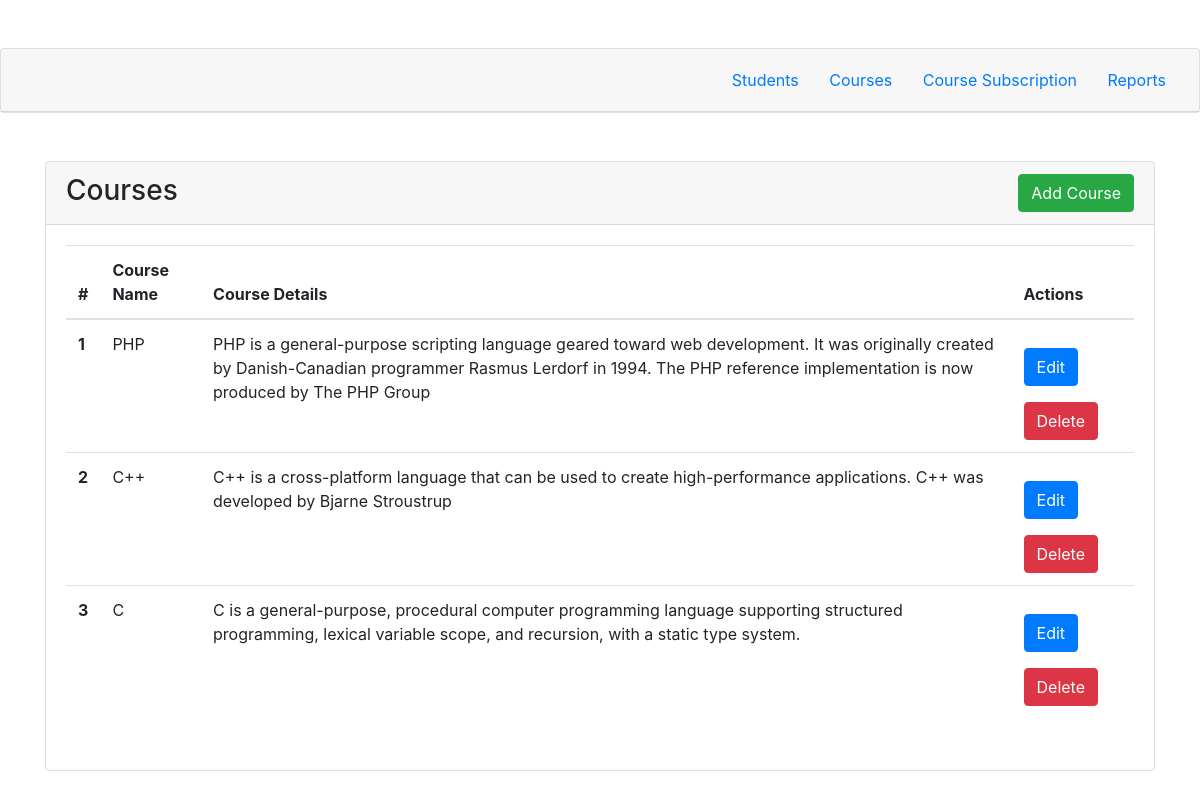
/course/index.php, run on the app's committed database.
### tables this page shows
CREATE TABLE `courses` (
  `course_id` int(10) NOT NULL,
  `course_name` varchar(100) NOT NULL,
  `course_details` text NOT NULL,
  `status` enum('1','0') NOT NULL DEFAULT '1',
  `created_at` timestamp NOT NULL DEFAULT current_timestamp(),
  `updated_at` timestamp NOT NULL DEFAULT current_timestamp()
);

### course/CourseController.php (called while the page is built, shortened)
<?php
  require '../include/db.php';
class CourseController{
  public function all($fetchType = PDO::FETCH_OBJ){
    try {
      global $pdo;
      $query = $pdo->prepare('SELECT course_id, course_name, course_details FROM courses ORDER BY course_id DESC');
      $query->execute();
      return $query->fetchAll($fetchType);
    }catch (Exception $e) {
      error_log("Caught $e");
    }
  }
}
?>

### course/index.php (the view, shortened to what this page needs)
<?php
	require __DIR__. '../../include/header.php';
	require 'CourseController.php';
?>
<div class="card mt-5">
	<div class="card-header">
		<span class="h3">Courses</span>
		<span><a class="btn btn-success float-right" href="add-course.php">Add Course</a></span>
	</div>
	<div class="card-body">
		<table class="table">
  			<thead>
    			<tr>
					<th scope="col">#</th>
					<th scope="col">Course Name</th>
					<th scope="col">Course Details</th>
					<th scope="col">Actions</th>
				</tr>
			</thead>
  			<tbody>
				<?php
					$courses = new CourseController;
					$data = $courses->all();
					$nb_elem_per_page = 10;
					$page = isset($_GET['page'])?intval($_GET['page']-1):0;
					foreach (array_slice($data, $page*$nb_elem_per_page, $nb_elem_per_page) as $key=>$value) : ?>
				<tr>
					<th scope="row"><?php echo $key+1; ?></th>
					<td><?php echo $value->course_name; ?></td>
					<td><?php echo $value->course_details; ?></td>
					<td>
						<a class="btn btn-primary mt-3" href="edit-course.php?id=<?php echo $value->course_id; ?>">Edit</a>
						<a onclick="if (confirm('Are you sure, you want to delete this')){return true;}else{event.stopPropagation(); event.preventDefault();};" class="btn btn-danger mt-3" href="actions.php?id=<?php echo $value->course_id; ?>">Delete</a>
					</td>
				</tr>
				<?php endforeach; ?>
  			</tbody>
		</table>
	</div>
</div>
<?php require '../include/footer.php'; ?>

### data on the page
courses: course_name "PHP", course_details "PHP is a general-purpose scripting language geared toward web development. It was originally created by Danish-Canadian programmer Rasmus Lerdorf in 1994. The PHP reference implementation is now produced by The PHP Group"
courses: course_name "C++", course_details "C++ is a cross-platform language that can be used to create high-performance applications. C++ was developed by Bjarne Stroustrup"
courses: course_name "C", course_details "C is a general-purpose, procedural computer programming language supporting structured programming, lexical variable scope, and recursion, with a static type system."
